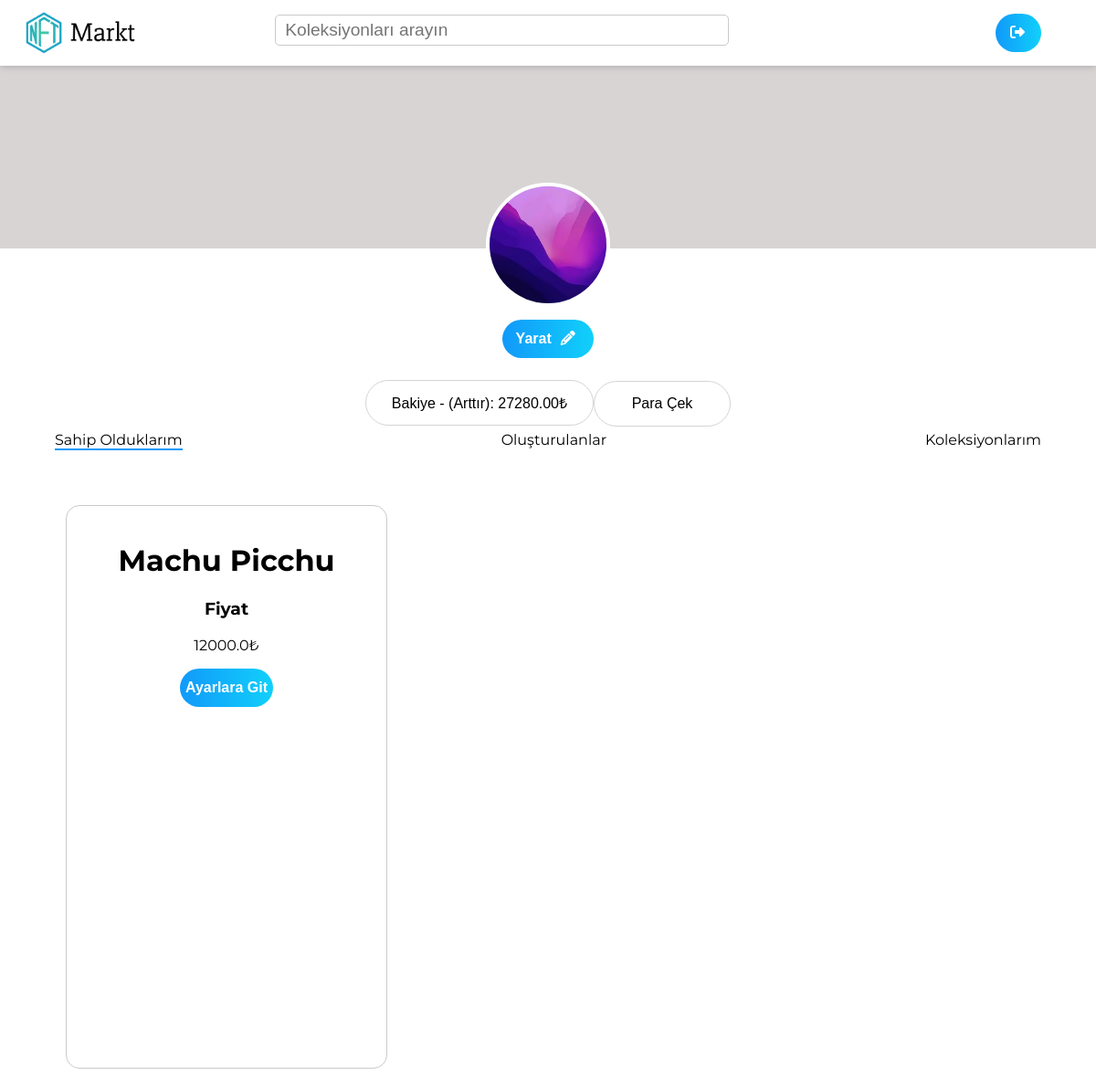
The page /profile (signed in) on the database its author committed.
### models.py (models this page shows)
class User(db.Model, UserMixin):
    id = db.Column(db.Integer, primary_key=True)
    fullname = db.Column(db.String)
    email = db.Column(db.String, unique=True)
    password = db.Column(db.String)
    account_balance = db.Column(db.Integer, default=0)
    favorites = db.Column(db.String)
    creation_permit = db.Column(db.Boolean, default=False)
    notify_user = db.Column(db.Boolean, default=False)

class Asset(db.Model):
    id = db.Column(db.Integer, primary_key=True)
    owner = db.Column(db.Integer)
    creator = db.Column(db.Integer)
    asset_name = db.Column(db.String)
    status = db.Column(db.String, default=True)
    asking_price = db.Column(db.String)
    collection = db.Column(db.Integer)
    transaction_history = db.Column(db.String)
    asset_path = db.Column(db.String)
    blockchain = db.Column(db.String, default="Solana")
    contract_address = db.Column(db.String)
    wallet_address = db.Column(db.String)
    wallet_private = db.Column(db.String)
    token_id = db.Column(db.Integer)
    commission_fee = db.Column(db.Integer)

### app.py (the view)
@app.route("/profile")
@login_required
def profile():
    collections = Collection.query.filter_by(creator=current_user.id).all()
    assets = Asset.query.filter_by(owner=current_user.id).all()
    created_assets = Asset.query.filter_by(creator=current_user.id).all()
    return flask.render_template("profile.html", collections=collections, assets=assets, created_assets=created_assets,
                                 user=current_user)

### app.py (called while the page is built)
@login_manager.user_loader
def userLoader(user_id):
    return User.query.get(user_id)

### templates/profile.html (shortened to what this page needs)
<!DOCTYPE html>
<html style="overflow-x: hidden; width: 100%;" lang="en">
  <head>
    <link rel="stylesheet" href="/file/styles.css">
  </head>
  <body style="overflow-x: hidden; width: 100%">
    <div class="navbar">
      <img onclick="document.location = '/home'" class="logo" src="/file/Markt.png" alt="" />
      <input
        type="text"
        placeholder="Koleksiyonları arayın"
        class="search-bar"
        id="search-bar"
        onclick="document.location = '/search'"
      />
      <button onclick="document.location = '/logout'" class="blue-btn" style="width: 50px; position: absolute; right: 5%;
       top: 15px"><i style="margin-left: 10px;" class="fa fa-sign-out" aria-hidden="true"></i>
        </button>
      </div>
      <center>
        <div class="profile-background"></div>
        <img class="profile-picture" src="/file/profile.png" alt="">
        <button onclick="document.location = '/create-collection'" class="blue-btn" name="mobile-unfit" style="position: absolute; top: 350px; left: 0; right: 0; margin-right: auto; margin-left: auto; width: 100px">&nbsp; Yarat<i style="margin-left: 10px;" class="fa fa-pencil" aria-hidden="true"></i>
        </button>
        <p id="deposit" style="position: absolute; top: 400px; left: 0; right: 0; margin-right: auto; margin-left: auto; width: 400px; max-width: 100%"><button style="width: 250px" class="empty-button" onclick="window.open('/deposit')">Bakiye - (Arttır): {{ "%.2f" % user.account_balance }}₺ </button><button class="empty-button" name="mobile-unfit" onclick="window.open('/withdraw-cash')">Para Çek</button></p>
      </center>
      <center style="margin-top: 200px;">
        <span class="tab-switch" style="float: left; margin-left: 5%; border-bottom: 2px solid rgb(17, 153, 250)" onclick="setTab(document.getElementById('owned-assets'), this)">Sahip Olduklarım</span>
        <span class="tab-switch" onclick="setTab(document.getElementById('created-assets'), this)">Oluşturulanlar</span>
        <span onclick="setTab(document.getElementById('collections'), this)" class="tab-switch" style="float: right; margin-right: 5%">Koleksiyonlarım</span>
        <br style="clear: both">
        <div id="owned-assets" style="clear: both" class="showroom">
          {% for i in assets %}
          <div class="showcase-card">
          <h1>{{ i.asset_name }}</h1>
          <h3>Fiyat</h3>
          <p>{{ i.asking_price }}₺</p>
          <button class="blue-btn" onclick="window.open('/view-asset/asset_id={{ i.id }}')">Ayarlara Git</button>
        </div>
        {% endfor %}
      </div>
          <br style="clear: both">
          <br>
      </center>
  </body>
</html>

### static/styles.css (style rules this page uses)
body, html { font-family: "Montserrat"; padding: 0; margin: 0; }
.navbar { box-shadow: rgba(4, 17, 29, 0.25) 0px 0px 8px 0px; max-width: 100vw; height: 72px; top: 0px; z-index: 110; position: relative; z-index: 99; transition-duration: 0.5s; transition-timing-function: initial; transition-delay: initial; transition-property: top; background-color: rgb(255, 255, 255); }
.logo { margin-top: 10px; height: 75%; }
.search-bar { margin-left: 10%; position: absolute; top: 16px; font-size: 1.2rem; outline: none; border-radius: 5px; border: 1px solid rgb(202, 202, 202); padding: 5px; padding-left: 10px; width: 40%; }
.showroom { text-align: center; margin-bottom: 150px; }
.showcase-card { border-radius: 15px; background-color: white; border: 1px solid rgb(202, 202, 202); min-width: 350px; width: 25%; min-height: 600px; max-height: 900px; margin-left: 6%; float: left; margin-top: 5%; padding-bottom: 15px; }
.blue-btn { box-sizing: border-box; margin-top: 0px; border-top-width: initial; border-right-width: initial; border-bottom-width: initial; border-left-width: initial; border-top-style: none; border-right-style: none; border-bottom-style: none; border-left-style: none; border-top-color: initial; border-right-color: initial; border-bottom-color: initial; border-left-color: initial; border-image-source: initial; border-image-slice: initial; border-image-width: initial; border-image-outset: initial; border-image-repeat: initial; outline-color: initial; outline-style: initial; outline-width: 0px; display: inline-flex; font-size: 16px; background-image: linear-gradient( 90deg, rgb(17, 153, 250) 0%, rgb(17, 208, 250) 100% ); background-position-x: initial; background-position-y: initial; background-size: initial; background-attachment: initial; background-origin: initial; background-clip: initial; background-color: initial; color: rgb(255, 255, 255); border-top-left-radius: 30px; border-top-right-radius: 30px; border-bottom-right-radius: 30px; border-bottom-left-radius: 30px; cursor: default; font-weight: 700; height: 42px; padding-top: 12px; width: auto; }
.empty-button { background-color: white; color: black; border: 1px solid rgb(212, 212, 212); border-radius: 60px; width: 150px; height: 50px; font-size: 1rem; }

### templates/profile.html (style rules this page uses)
.profile-picture { width: 128px; border-radius: 50%; position: absolute; top: 200px; left: 0; right: 0; margin-left: auto; margin-right: auto; border: 4px solid white; }
.profile-background { background-color: rgb(216, 212, 212); width: 100%; height: 200px; }

### rows shown on the page
User: account_balance "27280.00"
Asset: asset_name "Machu Picchu", asking_price "12000.0"
